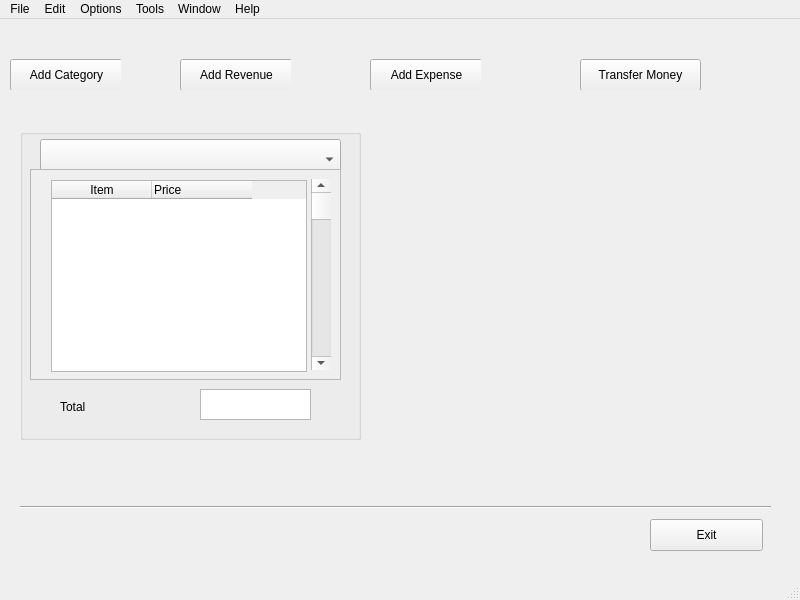
<?xml version="1.0" encoding="UTF-8"?>
<ui version="4.0">
 <class>MainWindow</class>
 <widget class="QMainWindow" name="MainWindow">
  <property name="geometry">
   <rect>
    <x>0</x>
    <y>0</y>
    <width>800</width>
    <height>600</height>
   </rect>
  </property>
  <property name="windowTitle">
   <string>MainWindow</string>
  </property>
  <widget class="QWidget" name="centralwidget">
   <widget class="QGroupBox" name="groupBox">
    <property name="geometry">
     <rect>
      <x>10</x>
      <y>40</y>
      <width>111</width>
      <height>31</height>
     </rect>
    </property>
    <property name="title">
     <string/>
    </property>
    <widget class="QPushButton" name="category_push">
     <property name="geometry">
      <rect>
       <x>0</x>
       <y>0</y>
       <width>113</width>
       <height>32</height>
      </rect>
     </property>
     <property name="text">
      <string>Add Category</string>
     </property>
    </widget>
   </widget>
   <widget class="QGroupBox" name="groupBox_2">
    <property name="geometry">
     <rect>
      <x>180</x>
      <y>40</y>
      <width>111</width>
      <height>31</height>
     </rect>
    </property>
    <property name="title">
     <string/>
    </property>
    <widget class="QPushButton" name="revenue_push">
     <property name="geometry">
      <rect>
       <x>0</x>
       <y>0</y>
       <width>113</width>
       <height>32</height>
      </rect>
     </property>
     <property name="text">
      <string>Add Revenue</string>
     </property>
    </widget>
   </widget>
   <widget class="QGroupBox" name="groupBox_3">
    <property name="geometry">
     <rect>
      <x>370</x>
      <y>40</y>
      <width>111</width>
      <height>31</height>
     </rect>
    </property>
    <property name="title">
     <string/>
    </property>
    <widget class="QPushButton" name="Expense_push">
     <property name="geometry">
      <rect>
       <x>0</x>
       <y>0</y>
       <width>113</width>
       <height>32</height>
      </rect>
     </property>
     <property name="text">
      <string>Add Expense</string>
     </property>
    </widget>
   </widget>
   <widget class="QGroupBox" name="groupBox_4">
    <property name="geometry">
     <rect>
      <x>580</x>
      <y>40</y>
      <width>121</width>
      <height>31</height>
     </rect>
    </property>
    <property name="title">
     <string/>
    </property>
    <widget class="QPushButton" name="transfer_push">
     <property name="geometry">
      <rect>
       <x>0</x>
       <y>0</y>
       <width>121</width>
       <height>32</height>
      </rect>
     </property>
     <property name="text">
      <string>Transfer Money</string>
     </property>
    </widget>
   </widget>
   <widget class="QGroupBox" name="groupBox_5">
    <property name="geometry">
     <rect>
      <x>20</x>
      <y>110</y>
      <width>341</width>
      <height>311</height>
     </rect>
    </property>
    <property name="title">
     <string/>
    </property>
    <widget class="QComboBox" name="comboBox">
     <property name="geometry">
      <rect>
       <x>20</x>
       <y>10</y>
       <width>301</width>
       <height>41</height>
      </rect>
     </property>
    </widget>
    <widget class="QLabel" name="label">
     <property name="geometry">
      <rect>
       <x>40</x>
       <y>270</y>
       <width>60</width>
       <height>16</height>
      </rect>
     </property>
     <property name="text">
      <string>Total</string>
     </property>
    </widget>
    <widget class="QTextBrowser" name="textBrowser">
     <property name="geometry">
      <rect>
       <x>180</x>
       <y>260</y>
       <width>111</width>
       <height>31</height>
      </rect>
     </property>
    </widget>
    <widget class="QScrollArea" name="scrollArea">
     <property name="geometry">
      <rect>
       <x>10</x>
       <y>40</y>
       <width>311</width>
       <height>211</height>
      </rect>
     </property>
     <property name="widgetResizable">
      <bool>true</bool>
     </property>
     <widget class="QWidget" name="scrollAreaWidgetContents">
      <property name="geometry">
       <rect>
        <x>0</x>
        <y>0</y>
        <width>309</width>
        <height>209</height>
       </rect>
      </property>
      <widget class="QTableWidget" name="tableWidget">
       <property name="geometry">
        <rect>
         <x>20</x>
         <y>10</y>
         <width>256</width>
         <height>192</height>
        </rect>
       </property>
       <column>
        <property name="text">
         <string>Item</string>
        </property>
       </column>
       <column>
        <property name="text">
         <string>Price</string>
        </property>
        <property name="textAlignment">
         <set>AlignLeading|AlignVCenter</set>
        </property>
       </column>
      </widget>
      <widget class="QScrollBar" name="verticalScrollBar">
       <property name="geometry">
        <rect>
         <x>280</x>
         <y>9</y>
         <width>20</width>
         <height>191</height>
        </rect>
       </property>
       <property name="orientation">
        <enum>Qt::Vertical</enum>
       </property>
      </widget>
     </widget>
    </widget>
   </widget>
   <widget class="Line" name="line">
    <property name="geometry">
     <rect>
      <x>20</x>
      <y>480</y>
      <width>751</width>
      <height>16</height>
     </rect>
    </property>
    <property name="orientation">
     <enum>Qt::Horizontal</enum>
    </property>
   </widget>
   <widget class="QPushButton" name="pushButton">
    <property name="geometry">
     <rect>
      <x>650</x>
      <y>500</y>
      <width>113</width>
      <height>32</height>
     </rect>
    </property>
    <property name="text">
     <string>Exit</string>
    </property>
   </widget>
  </widget>
  <widget class="QStatusBar" name="statusbar"/>
  <widget class="QMenuBar" name="menubar">
   <property name="geometry">
    <rect>
     <x>0</x>
     <y>0</y>
     <width>800</width>
     <height>24</height>
    </rect>
   </property>
   <widget class="QMenu" name="menuFile">
    <property name="title">
     <string>File</string>
    </property>
   </widget>
   <widget class="QMenu" name="menuEdit">
    <property name="title">
     <string>Edit</string>
    </property>
   </widget>
   <widget class="QMenu" name="menuOptions">
    <property name="title">
     <string>Options</string>
    </property>
   </widget>
   <widget class="QMenu" name="menuTools">
    <property name="title">
     <string>Tools</string>
    </property>
   </widget>
   <widget class="QMenu" name="menuWindow">
    <property name="title">
     <string>Window</string>
    </property>
   </widget>
   <widget class="QMenu" name="menuHelp">
    <property name="title">
     <string>Help</string>
    </property>
   </widget>
   <addaction name="menuFile"/>
   <addaction name="menuEdit"/>
   <addaction name="menuOptions"/>
   <addaction name="menuTools"/>
   <addaction name="menuWindow"/>
   <addaction name="menuHelp"/>
  </widget>
 </widget>
 <resources/>
 <connections/>
</ui>
